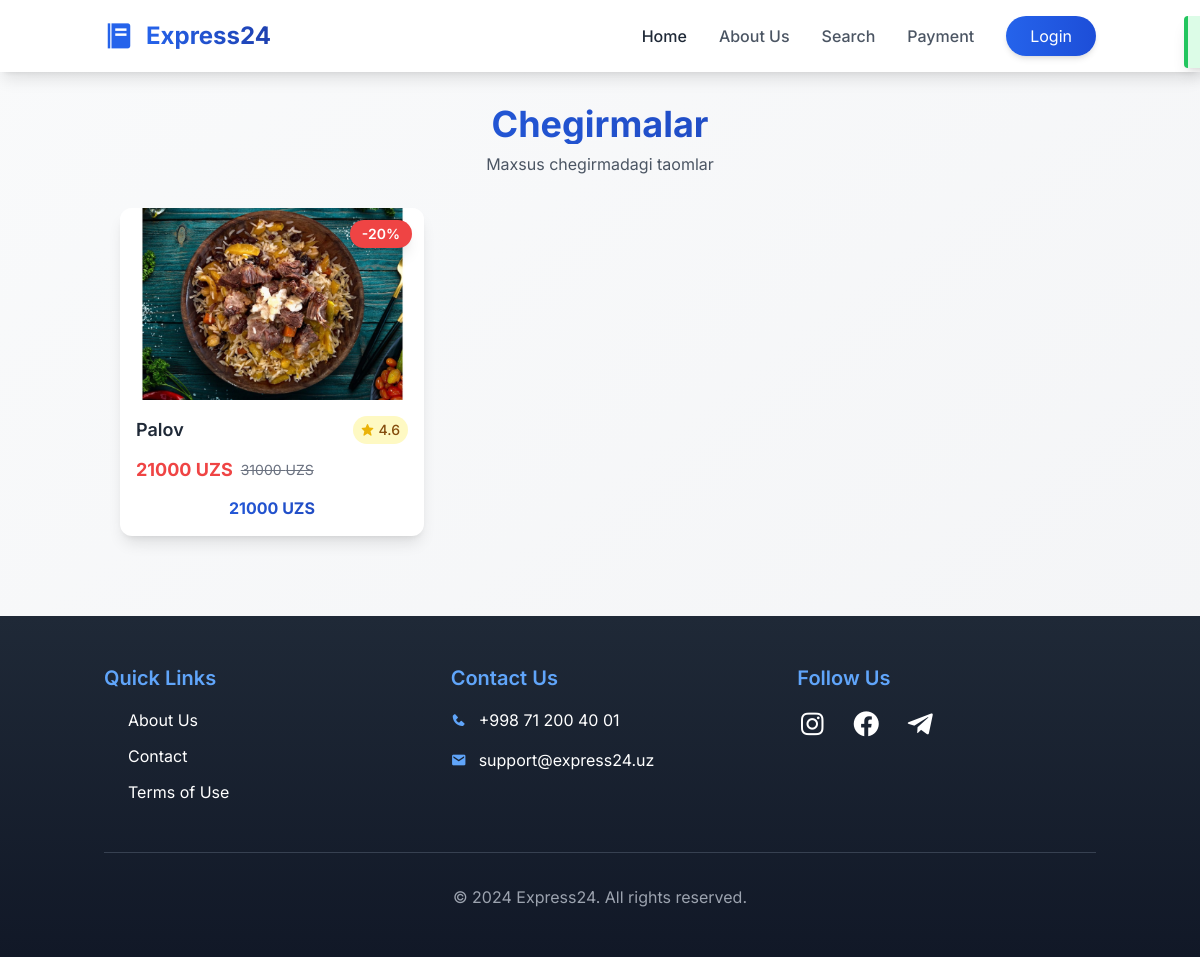
The page /chegirmalar/taomlar/ on the database its author committed.
### app1/models.py (models this page shows, shortened)
class Taomlar(models.Model):
    mahsulot_nomi = models.CharField(max_length=100)
    mahsulot_izohi = models.CharField(max_length=200)
    rasm = models.ImageField(upload_to='fayl/', blank=True, null=True)
    mahsulot_narxi = models.IntegerField(blank=True, null=True)
    mahsulot_turi = models.CharField(max_length=100)

### app1/views.py (the view)
# urls.py: path('chegirmalar/taomlar/', Chegirma, name="chegirma"),
def Chegirma(request):
        chegirmalar = Taomlar.objects.filter(mahsulot_turi="chegirma")
        bazalar = {
            'chegirmalar': chegirmalar,
        }
        return render(request, 'chegirmalar.html', bazalar)

### templates/chegirmalar.html (shortened to what this page needs)
{% extends 'base.html' %}
{% block content %}
{% load static %}
<div class="container mx-auto px-4" x-data="{ showItems: false }">
    <div class="mb-8 text-center"
         x-init="setTimeout(() => showItems = true, 100)"
         x-show="showItems"
         x-transition:enter="transition ease-out duration-500"
         x-transition:enter-start="opacity-0 transform -translate-y-4"
         x-transition:enter-end="opacity-100 transform translate-y-0">
        <h1 class="text-3xl md:text-4xl font-bold bg-gradient-to-r from-blue-600 to-blue-800 bg-clip-text text-transparent">
        </h1>
        <p class="text-gray-600 mt-2">Maxsus chegirmadagi taomlar</p>
    </div>
    <div class="grid grid-cols-1 sm:grid-cols-2 lg:grid-cols-3 xl:grid-cols-4 gap-6 mb-12">
        {% for i in chegirmalar %}
        <div class="bg-white rounded-xl shadow-lg hover:shadow-xl transition-all duration-500 transform hover:-translate-y-1">
            <a href="{% url 'chegirmalar' i.id %}" class="block relative group">
                <img src="{{i.rasm.url}}" alt="{{i.mahsulot_nomi}}"
                     class="w-full h-48 object-cover rounded-t-xl transition-transform duration-700 group-hover:scale-105">
                <div class="absolute top-3 right-3 bg-red-500 text-white px-3 py-1 rounded-full text-sm font-semibold shadow-lg">
                    -20%
                </div>
            </a>
            <div class="p-4 space-y-3">
                <div class="flex items-center justify-between">
                    <h3 class="text-lg font-semibold text-gray-800 line-clamp-1">{{i.mahsulot_nomi}}</h3>
                    <span class="bg-yellow-100 text-yellow-800 px-2 py-1 rounded-full flex items-center text-sm font-medium">
                        <i class='bx bxs-star text-yellow-500 mr-1'></i>
                        4.6
                    </span>
                </div>
                <div class="flex items-center space-x-2">
                    <span class="text-lg font-bold text-red-500">{{i.mahsulot_narxi}} UZS</span>
                    <span class="text-sm text-gray-500 line-through">{{i.mahsulot_narxi|add:10000}} UZS</span>
                </div>
                {% if request.user.is_authenticated %}
                    <div id="quantity-container-{{i.id}}">
                        {% if i.ulanma_id and i.soni %}
                            <div class="flex items-center justify-center space-x-3 bg-gray-50 rounded-xl p-3">
                                <button onclick="updateQuantity('{{i.id}}', 'minus', this)" class="bg-white w-10 h-10 flex items-center justify-center rounded-lg shadow hover:bg-gray-100 transition-colors">
                                    <i class='bx bx-minus text-xl'></i>
                                </button>
                                <span id="quantity-{{i.id}}" class="font-bold text-xl w-12 text-center">{{i.soni}}</span>
                                <button onclick="updateQuantity('{{i.id}}', 'plus', this)" class="bg-white w-10 h-10 flex items-center justify-center rounded-lg shadow hover:bg-gray-100 transition-colors">
                                    <i class='bx bx-plus text-xl'></i>
                                </button>
                            </div>
                        {% else %}
                            <button onclick="updateQuantity('{{i.id}}', 'plus', this)" class="w-full text-center bg-gradient-to-r from-blue-600 to-blue-700 text-white py-3 rounded-xl hover:from-blue-700 hover:to-blue-800 transition-all duration-300 transform hover:scale-[1.02] shadow-md hover:shadow-lg">
                                Add to Cart
                            </button>
                        {% endif %}
                    </div>
                {% else %}
                    <p class="text-center font-bold bg-gradient-to-r from-blue-600 to-blue-800 bg-clip-text text-transparent">
                    </p>
                {% endif %}
            </div>
        </div>
        {% endfor %}
    </div>
</div>
<div id="notification" class="fixed top-4 right-4 bg-green-100 border-l-4 border-green-500 text-green-700 p-4 rounded shadow-lg transform translate-x-full transition-transform duration-300 z-50">
</div>
{% endblock content %}

### rows shown on the page
Taomlar: rasm (picture), mahsulot_nomi "Palov", mahsulot_narxi "21000", mahsulot_narxi|add "31000"
